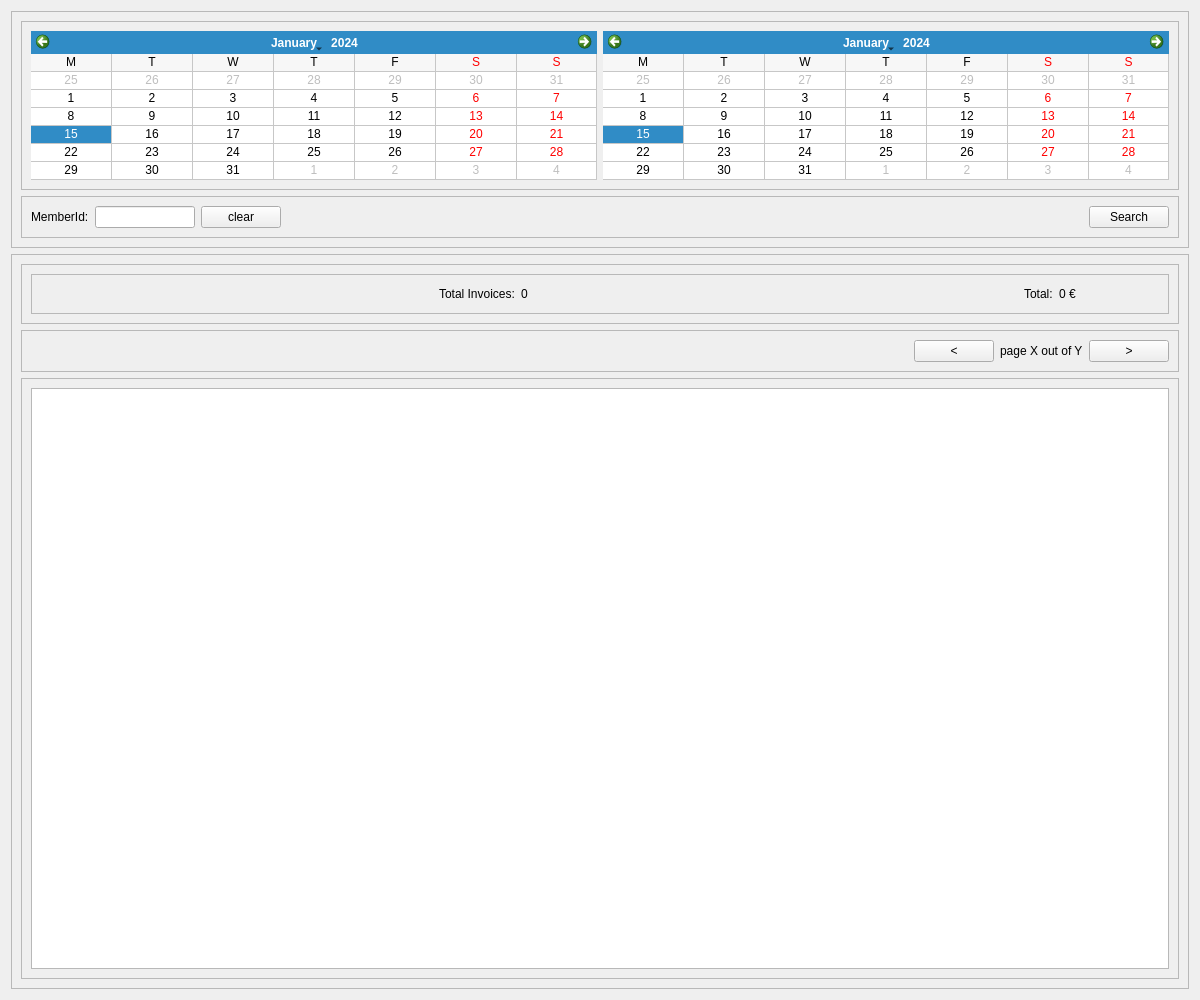
<?xml version="1.0" encoding="UTF-8"?>
<ui version="4.0">
 <class>AdminInvoiceListView</class>
 <widget class="QWidget" name="AdminInvoiceListView">
  <property name="geometry">
   <rect>
    <x>0</x>
    <y>0</y>
    <width>1200</width>
    <height>1000</height>
   </rect>
  </property>
  <property name="sizePolicy">
   <sizepolicy hsizetype="Preferred" vsizetype="Fixed">
    <horstretch>0</horstretch>
    <verstretch>0</verstretch>
   </sizepolicy>
  </property>
  <property name="windowTitle">
   <string>Form</string>
  </property>
  <layout class="QVBoxLayout" name="verticalLayout">
   <item>
    <widget class="QFrame" name="searchFrame">
     <property name="sizePolicy">
      <sizepolicy hsizetype="Preferred" vsizetype="Fixed">
       <horstretch>0</horstretch>
       <verstretch>0</verstretch>
      </sizepolicy>
     </property>
     <property name="frameShape">
      <enum>QFrame::StyledPanel</enum>
     </property>
     <property name="frameShadow">
      <enum>QFrame::Raised</enum>
     </property>
     <layout class="QVBoxLayout" name="verticalLayout_2">
      <item>
       <widget class="QFrame" name="dateFrame">
        <property name="frameShape">
         <enum>QFrame::StyledPanel</enum>
        </property>
        <property name="frameShadow">
         <enum>QFrame::Raised</enum>
        </property>
        <layout class="QHBoxLayout" name="horizontalLayout">
         <item>
          <widget class="QCalendarWidget" name="fromCalendarWidget">
           <property name="gridVisible">
            <bool>true</bool>
           </property>
           <property name="horizontalHeaderFormat">
            <enum>QCalendarWidget::SingleLetterDayNames</enum>
           </property>
           <property name="verticalHeaderFormat">
            <enum>QCalendarWidget::NoVerticalHeader</enum>
           </property>
          </widget>
         </item>
         <item>
          <widget class="QCalendarWidget" name="toCalendarWidget">
           <property name="gridVisible">
            <bool>true</bool>
           </property>
           <property name="horizontalHeaderFormat">
            <enum>QCalendarWidget::SingleLetterDayNames</enum>
           </property>
           <property name="verticalHeaderFormat">
            <enum>QCalendarWidget::NoVerticalHeader</enum>
           </property>
          </widget>
         </item>
        </layout>
       </widget>
      </item>
      <item>
       <widget class="QFrame" name="memberFrame">
        <property name="frameShape">
         <enum>QFrame::StyledPanel</enum>
        </property>
        <property name="frameShadow">
         <enum>QFrame::Raised</enum>
        </property>
        <layout class="QHBoxLayout" name="horizontalLayout_2">
         <item>
          <widget class="QLabel" name="memberIdLabel">
           <property name="text">
            <string>MemberId:</string>
           </property>
          </widget>
         </item>
         <item>
          <widget class="QLineEdit" name="memberIdLineEdit">
           <property name="sizePolicy">
            <sizepolicy hsizetype="Fixed" vsizetype="Fixed">
             <horstretch>0</horstretch>
             <verstretch>0</verstretch>
            </sizepolicy>
           </property>
           <property name="minimumSize">
            <size>
             <width>100</width>
             <height>0</height>
            </size>
           </property>
           <property name="maximumSize">
            <size>
             <width>100</width>
             <height>16777215</height>
            </size>
           </property>
          </widget>
         </item>
         <item>
          <widget class="QPushButton" name="clearPushButton">
           <property name="text">
            <string>clear</string>
           </property>
          </widget>
         </item>
         <item>
          <spacer name="horizontalSpacer">
           <property name="orientation">
            <enum>Qt::Horizontal</enum>
           </property>
           <property name="sizeHint" stdset="0">
            <size>
             <width>862</width>
             <height>20</height>
            </size>
           </property>
          </spacer>
         </item>
         <item>
          <widget class="QPushButton" name="searchPushButton">
           <property name="text">
            <string>Search</string>
           </property>
          </widget>
         </item>
        </layout>
       </widget>
      </item>
     </layout>
    </widget>
   </item>
   <item>
    <widget class="QFrame" name="resultsFrame">
     <property name="frameShape">
      <enum>QFrame::StyledPanel</enum>
     </property>
     <property name="frameShadow">
      <enum>QFrame::Raised</enum>
     </property>
     <layout class="QVBoxLayout" name="verticalLayout_3">
      <item>
       <widget class="QFrame" name="infoFrame">
        <property name="frameShape">
         <enum>QFrame::StyledPanel</enum>
        </property>
        <property name="frameShadow">
         <enum>QFrame::Raised</enum>
        </property>
        <layout class="QVBoxLayout" name="verticalLayout_5">
         <item>
          <widget class="QFrame" name="totalInvoicesFrame">
           <property name="frameShape">
            <enum>QFrame::StyledPanel</enum>
           </property>
           <property name="frameShadow">
            <enum>QFrame::Raised</enum>
           </property>
           <layout class="QHBoxLayout" name="horizontalLayout_4">
            <item>
             <spacer name="horizontalSpacer_3">
              <property name="orientation">
               <enum>Qt::Horizontal</enum>
              </property>
              <property name="sizeHint" stdset="0">
               <size>
                <width>376</width>
                <height>20</height>
               </size>
              </property>
             </spacer>
            </item>
            <item>
             <widget class="QLabel" name="totalInvoicesLabel">
              <property name="text">
               <string>Total Invoices:</string>
              </property>
             </widget>
            </item>
            <item>
             <widget class="QLabel" name="totalInvoicesValueLabel">
              <property name="minimumSize">
               <size>
                <width>100</width>
                <height>0</height>
               </size>
              </property>
              <property name="maximumSize">
               <size>
                <width>100</width>
                <height>16777215</height>
               </size>
              </property>
              <property name="text">
               <string>0</string>
              </property>
             </widget>
            </item>
            <item>
             <spacer name="horizontalSpacer_5">
              <property name="orientation">
               <enum>Qt::Horizontal</enum>
              </property>
              <property name="sizeHint" stdset="0">
               <size>
                <width>40</width>
                <height>20</height>
               </size>
              </property>
             </spacer>
            </item>
            <item>
             <widget class="QLabel" name="totalCountLabel">
              <property name="text">
               <string>Total:</string>
              </property>
             </widget>
            </item>
            <item>
             <widget class="QLabel" name="totalCountValueLabel">
              <property name="minimumSize">
               <size>
                <width>100</width>
                <height>0</height>
               </size>
              </property>
              <property name="maximumSize">
               <size>
                <width>100</width>
                <height>16777215</height>
               </size>
              </property>
              <property name="text">
               <string>0 €</string>
              </property>
             </widget>
            </item>
           </layout>
          </widget>
         </item>
        </layout>
       </widget>
      </item>
      <item>
       <widget class="QFrame" name="pagingFrame">
        <property name="frameShape">
         <enum>QFrame::StyledPanel</enum>
        </property>
        <property name="frameShadow">
         <enum>QFrame::Raised</enum>
        </property>
        <layout class="QHBoxLayout" name="horizontalLayout_3">
         <item>
          <spacer name="horizontalSpacer_2">
           <property name="orientation">
            <enum>Qt::Horizontal</enum>
           </property>
           <property name="sizeHint" stdset="0">
            <size>
             <width>846</width>
             <height>20</height>
            </size>
           </property>
          </spacer>
         </item>
         <item>
          <widget class="QPushButton" name="prevPagePushButton">
           <property name="text">
            <string>&lt;</string>
           </property>
          </widget>
         </item>
         <item>
          <widget class="QLabel" name="pageInfoLabel">
           <property name="text">
            <string>page X out of Y</string>
           </property>
          </widget>
         </item>
         <item>
          <widget class="QPushButton" name="nextPagePushButton">
           <property name="text">
            <string>&gt;</string>
           </property>
          </widget>
         </item>
        </layout>
       </widget>
      </item>
      <item>
       <widget class="QFrame" name="invoiceFrame">
        <property name="frameShape">
         <enum>QFrame::StyledPanel</enum>
        </property>
        <property name="frameShadow">
         <enum>QFrame::Raised</enum>
        </property>
        <layout class="QVBoxLayout" name="verticalLayout_4">
         <item>
          <widget class="QTableWidget" name="invoicesTableWidget">
           <property name="editTriggers">
            <set>QAbstractItemView::NoEditTriggers</set>
           </property>
           <property name="selectionMode">
            <enum>QAbstractItemView::SingleSelection</enum>
           </property>
           <property name="selectionBehavior">
            <enum>QAbstractItemView::SelectRows</enum>
           </property>
          </widget>
         </item>
        </layout>
       </widget>
      </item>
     </layout>
    </widget>
   </item>
  </layout>
 </widget>
 <resources/>
 <connections/>
</ui>
